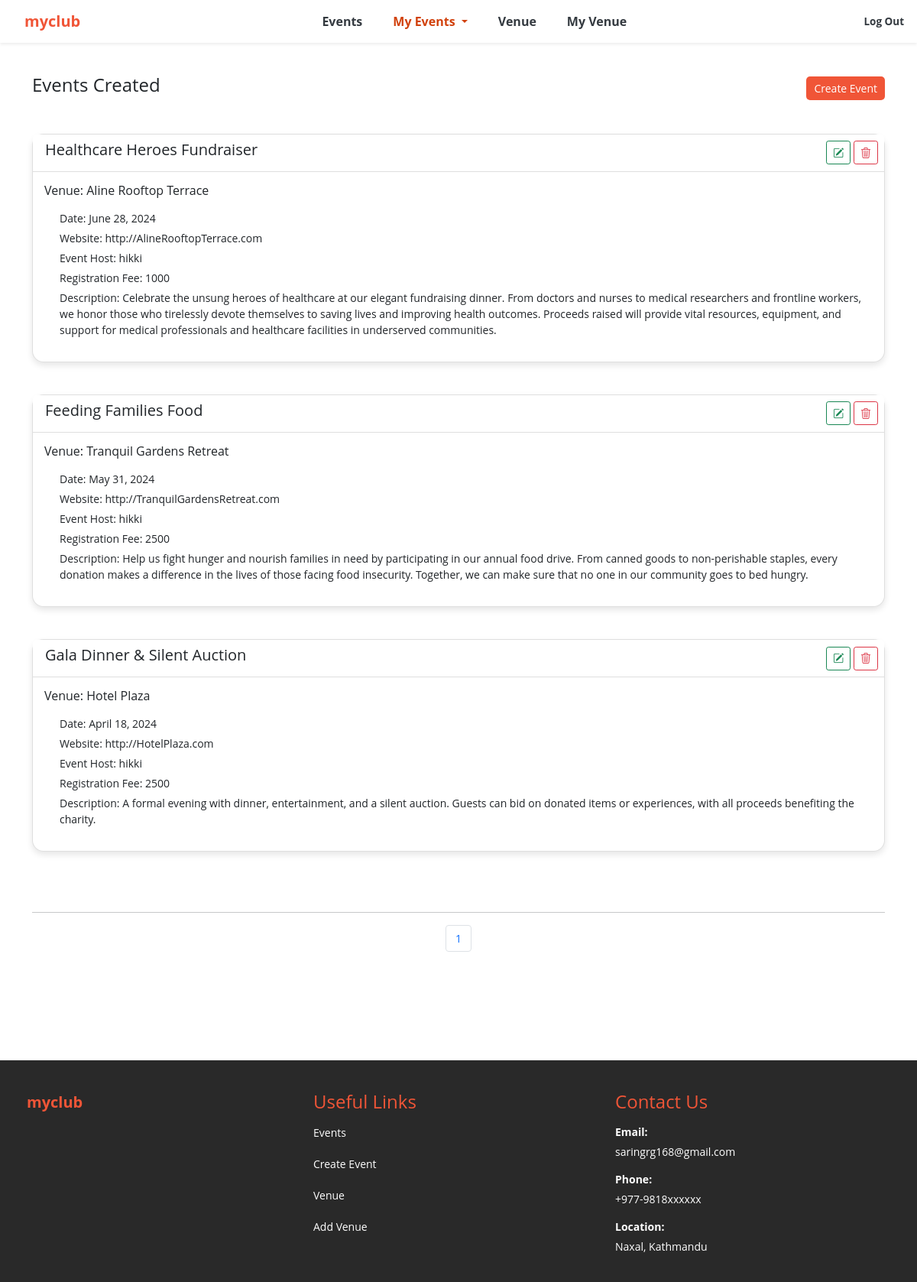
/my_events (signed in), run on the app's committed database.
### events/models.py (models this page shows, shortened)
class Event(models.Model):
	name = models.CharField('Event Name', max_length=120)
	event_date = models.DateField('Event Date', blank=False)
	venue = models.ForeignKey(Venue, blank=True, null=True, on_delete=models.CASCADE)
	manager = models.ForeignKey(User, blank=True, null=True, on_delete=models.SET_NULL)
	description = models.TextField(blank=False)
	registration_fee = models.IntegerField('Registration Fee', blank=False)
	def __str__(self):
		return self.name
	class Meta:
		ordering = ['-event_date']

class Venue(models.Model):
	name = models.CharField('Venue Name', max_length=120)
	address = models.CharField(max_length=300)
	zip_code = models.CharField('Zip Code', max_length=15)
	phone_regex = RegexValidator(regex=r'^\d{10}$', message="Phone number must be exactly 10 digits.")
	phone = models.CharField('Contact Phone', max_length=10, validators=[phone_regex])
	web = models.URLField('Website Address', blank=False)
	email_address = models.EmailField('Email Address', blank=False)
	owner = models.IntegerField("Venue Owner", blank=False, default=1)
	venue_description = models.TextField(blank=False)
	venue_image = models.ImageField(null=True, blank=True, upload_to="images/")
	capacity = models.IntegerField("Capacity", blank=False)
	make_public = models.BooleanField("Make Public", default=False)
	def __str__(self):
		return self.name
	class Meta:
		ordering = ['name']

### events/views.py (the view)
# urls.py: path('my_events', views.my_events, name='my_events'),
def my_events(request):
	event_list = Event.objects.filter(manager=request.user).order_by('-event_date')
	p = Paginator(event_list, 6)
	page = request.GET.get('page')
	events = p.get_page(page)
	nums = "a" * events.paginator.num_pages
	return render(request, 'events/my_events.html',
		{'event_list': event_list, 'events': events, 'nums':nums})

### events/templates/events/my_events.html (shortened to what this page needs)
{% extends 'events/base.html' %}
{% block content %}
    <nav class="custom-nav">
        <div>
            <h4>Events Created</h4>
        </div>
        <div>
            <a class="d-flex" href="{% url 'add-event' %}" style="text-decoration: none;">
                <button class="btn btn-sm btn-custom">Create Event</button>
            </a>
        </div>
    </nav>
    <br>
    {% if not events %}
        <p>You haven't created any events. Create your event to see it listed here.</p>
    {% else %}
        {% for event in events %}
            <div class="card custom-card">
                <div class="card-header custom-card-header d-flex justify-content-between align-items-center">
                    <h5 class="custom-card-title">{{ event }}</h5>
                    <div>
                        <a href="{% url 'update-event' event.id %}" class="btn btn-outline-success btn-sm"><i class="bi bi-pencil-square"></i></a>
                        <a href="{% url 'delete-event' event.id %}" class="btn btn-outline-danger btn-sm me-2"><i class="bi bi-trash3"></i></a>
                    </div>
                </div>
                <div class="card-body custom-card-body">
                    <h6 class="card-title">Venue: {{ event.venue }}</h6>
                    <p class="card-text">
                        <ul class="list-unstyled custom-list">
                            {% if event.event_date %}
                                <li>Date: {{ event.event_date }}</li>
                            {% endif %}
                            {% if event.venue.web %}
                                <li>Website: {{ event.venue.web }}</li>
                            {% endif %}
                            {% if event.manager %}
                                <li>Event Host: {{ event.manager }}</li>
                            {% endif %}
                            {% if event.registration_fee %}
                                <li>Registration Fee: {{ event.registration_fee }}</li>
                            {% endif %}
                            {% if event.description %}
                                <li>Description: {{ event.description }}</li>
                            {% endif %}
                        </ul>
                    </p>
                </div>
            </div>
            <br><br>
        {% endfor %}
    {% endif %}
    <br>
    <hr>
    <nav aria-label="Page navigation example">
        <ul class="pagination justify-content-center">
            {% for i in nums %}
                <li class="page-item">
                    <a class="page-link" href="?page={{ forloop.counter }}">{{ forloop.counter }}</a>
                </li>
            {% endfor %}
        </ul>
    </nav>
{% endblock %}

### events/templates/events/base.html (style rules this page uses)
body { font-size: 14px; font-weight: 400; font-family: "Open Sans", sans-serif; background: #FFFFFF; }
.custom-nav { display: flex; justify-content: space-between; align-items: center; padding-top: 20px; padding-bottom: 20px; background-color: #FFFFFF; }
.d-flex { padding-right: 0px; }
.btn-custom { font-size: 14px; color: #FFFFFF; background-color: #f05537; cursor: pointer; padding: 5px 10px; text-decoration: none; border: none; border-radius: 5px; }
* { scrollbar-width: none; -ms-overflow-style: none; }

### events/templates/events/navbar.html (style rules this page uses)
:root { --bs-primary: #f05537; --bs-orange: #d1410c; }

### events/templates/events/my_events.html (style rules this page uses)
.custom-card { border-radius: 15px; box-shadow: 0 4px 8px rgba(0, 0, 0, 0.1); transition: transform 0.2s, box-shadow 0.2s; }
.custom-card-header { background-color: white; border-top-left-radius: 15px; border-top-right-radius: 15px; }
.custom-card-body { padding: 15px; }
.custom-card-title { font-size: 1.25rem; margin-bottom: 0.5rem; }
.custom-list { padding-left: 20px; }
.custom-list li { margin-bottom: 5px; }

### data on the page
Event: name "Healthcare Heroes Fundraiser", venue "Aline Rooftop Terrace", event_date "June 28, 2024", venue.web "http://AlineRooftopTerrace.com", manager "hikki", registration_fee "1000", description "Celebrate the unsung heroes of healthcare at our elegant fundraising dinner. From doctors and nurses to medical researchers and frontline workers, we honor those who tirelessly devote themselves to saving lives and improving health outcomes. Proceeds raised will provide vital resources, equipment, and support for medical professionals and healthcare facilities in underserved communities."
Event: name "Feeding Families Food", venue "Tranquil Gardens Retreat", event_date "May 31, 2024", venue.web "http://TranquilGardensRetreat.com", manager "hikki", registration_fee "2500", description "Help us fight hunger and nourish families in need by participating in our annual food drive. From canned goods to non-perishable staples, every donation makes a difference in the lives of those facing food insecurity. Together, we can make sure that no one in our community goes to bed hungry."
Event: name "Gala Dinner & Silent Auction", venue "Hotel Plaza", event_date "April 18, 2024", venue.web "http://HotelPlaza.com", manager "hikki", registration_fee "2500", description "A formal evening with dinner, entertainment, and a silent auction. Guests can bid on donated items or experiences, with all proceeds benefiting the charity."
